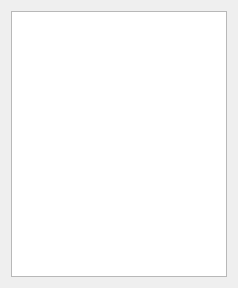
<?xml version="1.0" encoding="UTF-8"?>
<ui version="4.0">
 <class>ItemInfo</class>
 <widget class="QDialog" name="ItemInfo">
  <property name="geometry">
   <rect>
    <x>0</x>
    <y>0</y>
    <width>238</width>
    <height>288</height>
   </rect>
  </property>
  <property name="sizePolicy">
   <sizepolicy hsizetype="Expanding" vsizetype="Expanding">
    <horstretch>0</horstretch>
    <verstretch>0</verstretch>
   </sizepolicy>
  </property>
  <property name="windowTitle">
   <string>Dialog</string>
  </property>
  <layout class="QVBoxLayout" name="verticalLayout">
   <item>
    <widget class="QTableView" name="tableView"/>
   </item>
  </layout>
 </widget>
 <resources/>
 <connections/>
</ui>
